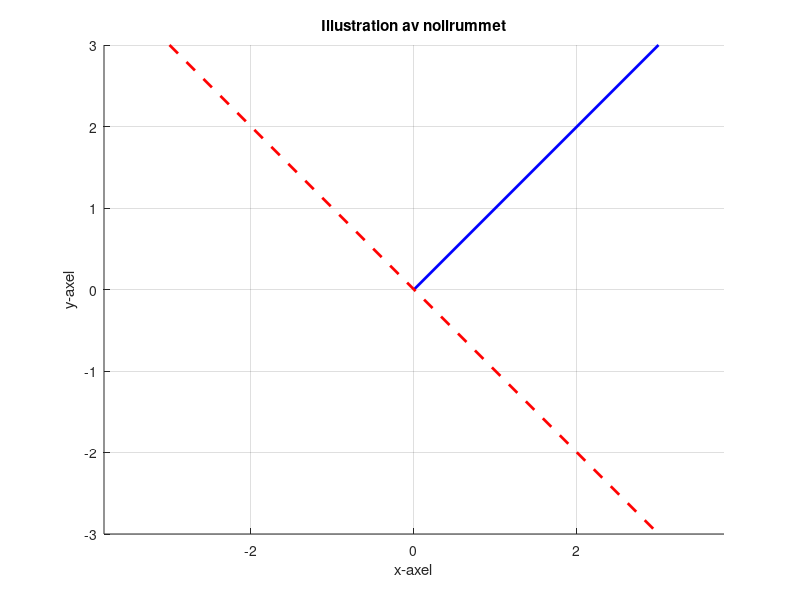

MATLAB code for this plot:
clear 
close  all

% Skapa en vektor som är 90° mot speglingslinjen
v = [3, 3];

% Skapa speglingsmatrisen
S = [1 0; 0 -1];

% Projicera vektorn på speglingsmatrisen
proj_v = S*v'; %

% Rita ut vektorn och dess projektion
figure;
hold on;
plot([0, v(1)], [0, v(2)], 'b', 'LineWidth', 2);
plot([-3, proj_v(1)], [3, proj_v(2)], 'r--', 'LineWidth', 2);
axis equal;
grid on;
title('Illustration av nollrummet');
xlabel('x-axel');
ylabel('y-axel');